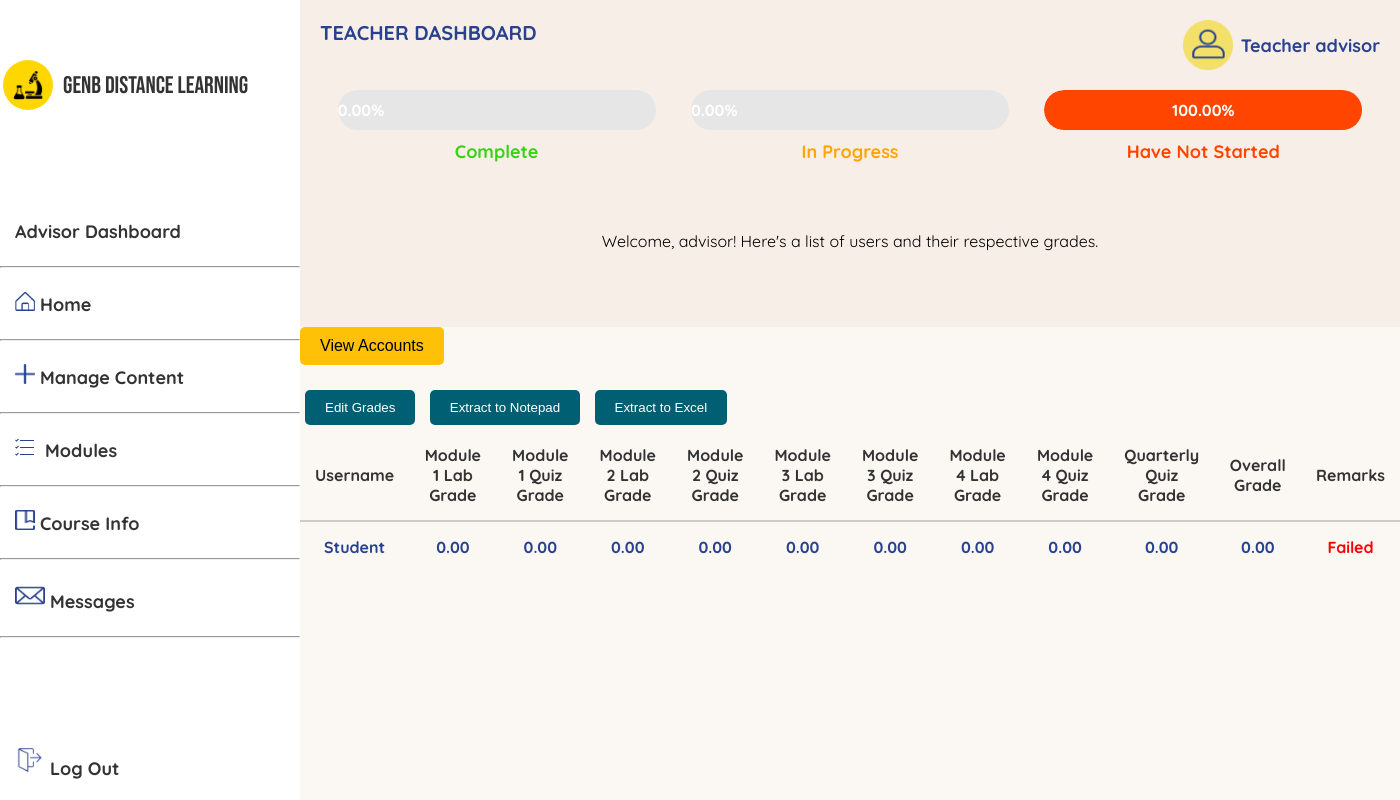
Page /advisor.php (signed in) on the committed database.
### tables this page shows
CREATE TABLE `users` (
  `user_id` int(11) NOT NULL,
  `username` varchar(50) NOT NULL,
  `email` varchar(50) NOT NULL,
  `password` varchar(255) NOT NULL,
  `role` int(11) DEFAULT 0
);

CREATE TABLE `grades` (
  `grade_id` int(11) NOT NULL,
  `user_id` int(11) DEFAULT NULL,
  `module1_lab_grade` decimal(5,2) DEFAULT 0.00,
  `module1_quiz_grade` decimal(5,2) DEFAULT 0.00,
  `module2_lab_grade` decimal(5,2) DEFAULT 0.00,
  `module2_quiz_grade` decimal(5,2) DEFAULT 0.00,
  `module3_lab_grade` decimal(5,2) DEFAULT 0.00,
  `module3_quiz_grade` decimal(5,2) DEFAULT 0.00,
  `module4_lab_grade` decimal(5,2) DEFAULT 0.00,
  `module4_quiz_grade` decimal(5,2) DEFAULT 0.00,
  `quarterly_quiz_grade` double(5,2) DEFAULT NULL
);

### advisor.php (the view, shortened to what this page needs)
<?php
include "connection.php";
$conn = new mysqli($servername, $db_username, $db_password, $db_name);
$user_id = $_SESSION['user_id'];
$sql_username = "SELECT username, role FROM users WHERE user_id = ?";
$stmt_username = $conn->prepare($sql_username);
$stmt_username->bind_param("i", $user_id);
$stmt_username->execute();
$stmt_username->store_result();
if ($stmt_username->num_rows == 1) {
    $stmt_username->bind_result($username, $role);
} else {
    $username = "Unknown";
}
$sql = "SELECT users.username,
               grades.module1_lab_grade, grades.module1_quiz_grade,
               grades.module2_lab_grade, grades.module2_quiz_grade,
               grades.module3_lab_grade, grades.module3_quiz_grade,
               grades.module4_lab_grade, grades.module4_quiz_grade,
               grades.quarterly_quiz_grade
        FROM users
        LEFT JOIN grades ON users.user_id = grades.user_id
        WHERE users.role IN (0)";
$result = $conn->query($sql);
include 'sidebar.php';
?>
<!DOCTYPE html>
<html lang="en">
<head>
    <link rel="stylesheet" href="https://cdnjs.cloudflare.com/ajax/libs/font-awesome/5.15.4/css/all.min.css">
</head>
<body>
    <header>
        <div class="dashboard-label">TEACHER DASHBOARD</div>
        <div class="profile-icon">
            <img src="assets/profileicon.png" alt="Profile Icon">
            Teacher <?php echo $username; ?>
        </div>
        <br>
        <?php include 'progressbar.php'; ?>
        <p>Welcome, <?php echo $username; ?>! Here's a list of users and their respective grades.</p><br><br>
    </header>
    <div class="admin-buttons">
        <?php
        $redirect_url = ($role == 1) ? 'advisory.php' : 'admin.php';
        ?>
        <button onclick="window.location.href='<?php echo $redirect_url; ?>'">View Accounts</button>
    </div>
    <div class="buttons">
        <button onclick="window.location.href='advisoredit.php'">Edit Grades</button>
        <button onclick="exportToNotepad()">Extract to Notepad</button>
        <button onclick="exportToExcel()">Extract to Excel</button>
    </div>
    <table id="gradeTable">
        <thead>
            <tr>
                <th>Username</th>
                <th>Module 1 Lab Grade</th>
                <th>Module 1 Quiz Grade</th>
                <th>Module 2 Lab Grade</th>
                <th>Module 2 Quiz Grade</th>
                <th>Module 3 Lab Grade</th>
                <th>Module 3 Quiz Grade</th>
                <th>Module 4 Lab Grade</th>
                <th>Module 4 Quiz Grade</th>
                <th>Quarterly Quiz Grade</th>
                <th>Overall Grade</th>
                <th>Remarks</th>
            </tr>
        </thead>
        <tbody>
            <?php
            if ($result->num_rows > 0) {
                while ($row = $result->fetch_assoc()) {
                    $quiz_grades = [
                        $row['module1_quiz_grade'] ?? 0,
                        $row['module2_quiz_grade'] ?? 0,
                        $row['module3_quiz_grade'] ?? 0,
                        $row['module4_quiz_grade'] ?? 0,
                    ];
                    $lab_grades = [
                        $row['module1_lab_grade'] ?? 0,
                        $row['module2_lab_grade'] ?? 0,
                        $row['module3_lab_grade'] ?? 0,
                        $row['module4_lab_grade'] ?? 0,
                    ];
                    $quarterly_grade = $row['quarterly_quiz_grade'] ?? 0;
                    $average_quiz = array_sum($quiz_grades) / count($quiz_grades);
                    $average_lab = array_sum($lab_grades) / count($lab_grades);
                    $overall_grade = ($average_quiz * 0.20) + ($average_lab * 0.60) + ($quarterly_grade * 0.20);
                    $remarks = ($overall_grade >= 75.0) ? 'Passed' : 'Failed';
                    $remarks_class = ($remarks === 'Passed') ? 'remarks-passed' : 'remarks-failed';
                    echo "<tr>
                            <td>{$row['username']}</td>
                            <td>" . number_format($row['module1_lab_grade'] ?? 0, 2) . "</td>
                            <td>" . number_format($row['module1_quiz_grade'] ?? 0, 2) . "</td>
                            <td>" . number_format($row['module2_lab_grade'] ?? 0, 2) . "</td>
                            <td>" . number_format($row['module2_quiz_grade'] ?? 0, 2) . "</td>
                            <td>" . number_format($row['module3_lab_grade'] ?? 0, 2) . "</td>
                            <td>" . number_format($row['module3_quiz_grade'] ?? 0, 2) . "</td>
                            <td>" . number_format($row['module4_lab_grade'] ?? 0, 2) . "</td>
                            <td>" . number_format($row['module4_quiz_grade'] ?? 0, 2) . "</td>
                            <td>" . number_format($quarterly_grade, 2) . "</td>
                            <td>" . number_format($overall_grade, 2) . "</td>
                            <td class='$remarks_class'>{$remarks}</td>
                          </tr>";
                }
            } else {
                echo "<tr><td colspan='12'>No records found</td></tr>";
            }
            ?>
        </tbody>
    </table>
</body>
</html>

### sidebar.php (shortened to what this page needs)
<?php
$current_page = basename($_SERVER['PHP_SELF']);
include "connection.php";
$conn = new mysqli($servername, $db_username, $db_password, $db_name);
$user_id = $_SESSION['user_id'];
$sql = "SELECT role FROM users WHERE user_id = ?";
$stmt = $conn->prepare($sql);
$stmt->bind_param("i", $user_id);
$stmt->execute();
$stmt->bind_result($role);
?>
<!DOCTYPE html>
<html lang="en">
<head>
</head>
<body>
<div class="sidebar" id="sidebar">
    <div class="sidebar-content">
      <div class="header">
          <div class="icon-circle">
              <img src="assets/icon.png" alt="Icon">
          </div>
          <div class="title">GENB DISTANCE LEARNING</div>
      </div><br><br><br><br>
      <?php
      if ($role == 0) {
          echo '<a href="profile.php" class="' . ($current_page == 'profile.php' ? 'active' : '') . '">Dashboard</a>';
      } elseif ($role == 1) {
          echo '<a href="advisory.php" class="' . ($current_page == 'advisory.php' ? 'active' : '') . '">Advisor Dashboard</a>';
      } elseif ($role == 2) {
          echo '<a href="admin.php" class="' . ($current_page == 'admin.php' ? 'active' : '') . '">Admin Dashboard</a>';
      }
      ?>
        <hr>
        <a href="home.php" class="<?php echo ($current_page == 'home.php') ? 'active' : ''; ?>"><img src="assets/home.png" alt="Dashboard Icon" style="width: 20px; height: 20px; margin-right: 5px;">Home</a>
        <hr>
        <?php
        if (isset($role) && ($role == 1 || $role == 2)) : ?>
        <a class="dropdown-btn" href="javascript:void(0)" onclick="toggleDropdown(this.parentElement)"><img src="assets/Plus.png" alt="Plus Icon" style="width: 20px; height: 20px; margin-right: 5px;">Manage Content</a>
        <hr>
        <?php endif; ?>
        <div class="dropdown">
            <a class="dropdown-btn <?php echo ($current_page == 'experiment1.php' || $current_page == 'experiment1_lab.php' || $current_page == 'experiment1_quiz.php' || $current_page == 'experiment2.php' || $current_page == 'experiment2_lab.php' || $current_page == 'experiment2_quiz.php' || $current_page == 'experiment3.php' || $current_page == 'experiment3_lab.php' || $current_page == 'experiment3_quiz.php' || $current_page == 'experiment4.php' || $current_page == 'experiment4_lab.php' || $current_page == 'experiment4_quiz.php' || $current_page == 'topicloader.php') ? 'active' : ''; ?>" href="javascript:void(0)" onclick="toggleModulesDropdown()"><img src="assets/modulesicon.png" alt="Modules Icon" style="width: 20px; height: 20px; margin-right: 5px;"> Modules</a>
        </div>
        <hr>
            <a href="course.php" class="<?php echo ($current_page == 'course.php') ? 'active' : ''; ?>"><img src="assets/courseinfo.png" alt="CourseInfo Icon" style="width: 20px; height: 20px; margin-right: 5px;">Course Info</a>
        <hr>
        <a href="message.php" class="<?php echo ($current_page == 'message.php') ? 'active' : ''; ?>"><img src="assets/email.png" alt="email Icon" style="width: 30px; height: 25px; margin-right: 5px;">Messages</a>
        <hr>
    </div>
    <a href="signout.php" class="sign-out-btn"><img src="assets/logout.png" alt="logout Icon" style="width: 30px; height: 30px; margin-right: 5px;">Log Out</a>
</div>
</body>
</html>

### progressbar.php (shortened to what this page needs)
<?php
include "connection.php";
$conn = new mysqli($servername, $db_username, $db_password, $db_name);
$sql_completed = "SELECT COUNT(*) AS completed FROM progress WHERE
                  module1_completed = 1 AND module1lab_completed = 1 AND module1quiz_completed = 1 AND
                  module2_completed = 1 AND module2lab_completed = 1 AND module2quiz_completed = 1 AND
                  module3_completed = 1 AND module3lab_completed = 1 AND module3quiz_completed = 1 AND
                  module4_completed = 1 AND module4lab_completed = 1 AND module4quiz_completed = 1";
$sql_not_started = "SELECT COUNT(*) AS not_started FROM progress WHERE
                  module1_completed = 0 AND module1lab_completed = 0 AND module1quiz_completed = 0 AND
                  module2_completed = 0 AND module2lab_completed = 0 AND module2quiz_completed = 0 AND
                  module3_completed = 0 AND module3lab_completed = 0 AND module3quiz_completed = 0 AND
                  module4_completed = 0 AND module4lab_completed = 0 AND module4quiz_completed = 0";
$sql_in_progress = "SELECT COUNT(*) AS in_progress FROM progress WHERE NOT (
                  (module1_completed = 1 AND module1lab_completed = 1 AND module1quiz_completed = 1 AND
                   module2_completed = 1 AND module2lab_completed = 1 AND module2quiz_completed = 1 AND
                   module3_completed = 1 AND module3lab_completed = 1 AND module3quiz_completed = 1 AND
                   module4_completed = 1 AND module4lab_completed = 1 AND module4quiz_completed = 1) OR
                  (module1_completed = 0 AND module1lab_completed = 0 AND module1quiz_completed = 0 AND
                   module2_completed = 0 AND module2lab_completed = 0 AND module2quiz_completed = 0 AND
                   module3_completed = 0 AND module3lab_completed = 0 AND module3quiz_completed = 0 AND
                   module4_completed = 0 AND module4lab_completed = 0 AND module4quiz_completed = 0))";
$result_completed = $conn->query($sql_completed);
$result_not_started = $conn->query($sql_not_started);
$result_in_progress = $conn->query($sql_in_progress);
$completed = $result_completed->fetch_assoc()['completed'];
$not_started = $result_not_started->fetch_assoc()['not_started'];
$in_progress = $result_in_progress->fetch_assoc()['in_progress'];
$total_users = $completed + $not_started + $in_progress;
$percent_completed = ($total_users > 0) ? ($completed / $total_users) * 100 : 0;
$percent_not_started = ($total_users > 0) ? ($not_started / $total_users) * 100 : 0;
$percent_in_progress = ($total_users > 0) ? ($in_progress / $total_users) * 100 : 0;
?>
<!DOCTYPE html>
<html lang="en">
<head>
</head>
<body>
    <div class="progress-section">
        <div class="progress-bar-container">
            <div class="outer-bar">
                <div class="inner-bar completed" style="width: <?php echo $percent_completed; ?>%;">
                    <?php echo number_format($percent_completed, 2); ?>%
                </div>
            </div>
            <p class="label completed-label">Complete</p>
        </div>
        <div class="progress-bar-container">
            <div class="outer-bar">
                <div class="inner-bar in-progress" style="width: <?php echo $percent_in_progress; ?>%;">
                    <?php echo number_format($percent_in_progress, 2); ?>%
                </div>
            </div>
            <p class="label in-progress-label">In Progress</p>
        </div>
        <div class="progress-bar-container">
            <div class="outer-bar">
                <div class="inner-bar not-started" style="width: <?php echo $percent_not_started; ?>%;">
                    <?php echo number_format($percent_not_started, 2); ?>%
                </div>
            </div>
            <p class="label not-started-label">Have Not Started</p>
        </div>
    </div>
</body>
</html>

### sidebar.php (style rules this page uses)
.sidebar { width: 300px; background-color: white; color: #818181; padding-top: 60px; display: flex; flex-direction: column; justify-content: space-between; position: fixed; left: -300px; top: 0; bottom: 0; opacity: 0; animation: slideIn 0.5s ease forwards; overflow-y: auto; max-height: 100vh; }
.sidebar-content { padding-bottom: 16px; overflow-y: auto; max-height: calc(100vh - 60px); }
.sidebar a { display: block; padding: 15px; text-decoration: none; color: #333; border-radius: 5px; margin-bottom: 5px; font-size: 18px; font-family: 'Quicksand', sans-serif; font-weight: 700; }
.sign-out-btn { padding: 15px; color: white; text-decoration: none; font-size: 18px; font-family: 'Quicksand', sans-serif; font-weight: 700; }
.header { display: flex; align-items: center; margin-bottom: 15px; margin-left: 3px; }
.icon-circle { width: 50px; height: 50px; border-radius: 50%; background-color: #FFD700; display: flex; justify-content: center; align-items: center; margin-right: 10px; }
.icon-circle img { width: 30px; height: 30px; }
.title { font-family: 'Bebas Neue', sans-serif; font-size: 24px; color: #333; }

### advisor.php (style rules this page uses)
body { font-family: 'Quicksand', sans-serif; margin: 0; padding: 0; display: flex; flex-direction: column; min-height: 100vh; margin-left: 300px; background-color: rgba(247, 238, 231, 0.47); }
header { background-color: #F7EEE7; padding: 20px; text-align: center; position: relative; }
.buttons { margin-top: 20px; }
.buttons button { padding: 10px 20px; margin: 5px; background-color: #005f73; color: #fff; border: none; border-radius: 5px; cursor: pointer; }
table { width: 100%; border-collapse: collapse; background-color: transparent; border: none; }
table th, table td { padding: 15px; text-align: center; font-weight: bold; color: #284290; }
table th { border-bottom: 2px solid #ccc; color: #333; font-weight: bolder; }
table td { border-top: none; }
.remarks-failed { color: red; font-weight: bold; }
.dashboard-label { position: absolute; left: 20px; top: 20px; font-size: 20px; font-weight: bold; color: #284290; }
.profile-icon { position: absolute; right: 20px; top: 20px; display: flex; align-items: center; font-size: 18px; color: #284290; font-weight: bold; }
.profile-icon img { width: 50px; height: 50px; margin-right: 8px; }
.admin-buttons button { padding: 10px 20px; font-size: 16px; background-color: #ffc107; border: none; border-radius: 5px; cursor: pointer; transition: background-color 0.3s ease; }

### progressbar.php (style rules this page uses)
.progress-section { display: flex; justify-content: space-around; margin: 50px 0; }
.progress-bar-container { width: 30%; text-align: center; }
.outer-bar { width: 100%; height: 40px; border-radius: 20px; background-color: #e6e6e6; overflow: hidden; position: relative; }
.inner-bar { height: 100%; text-align: center; color: white; font-weight: bold; line-height: 40px; border-radius: 20px 0 0 20px; }
.completed { background-color: #38D313; }
.in-progress { background-color: #FFA500; }
.not-started { background-color: #FF4500; }
.label { font-size: 18px; font-weight: bold; margin-top: 10px; }
.completed-label { color: #38D313; }
.in-progress-label { color: #FFA500; }
.not-started-label { color: #FF4500; }

### rows in the picture
users: username "advisor"
users: username "Student", grades.module1_lab_grade "0.00", grades.module1_quiz_grade "0.00", grades.module2_lab_grade "0.00", grades.module2_quiz_grade "0.00", grades.module3_lab_grade "0.00", grades.module3_quiz_grade "0.00", grades.module4_lab_grade "0.00", grades.module4_quiz_grade "0.00", grades.quarterly_quiz_grade "0.00", grades.quarterly_quiz_grade "Failed"

### other values in the picture
$percent_completed "0.00"
$percent_in_progress "0.00"
$percent_not_started "100.00"
